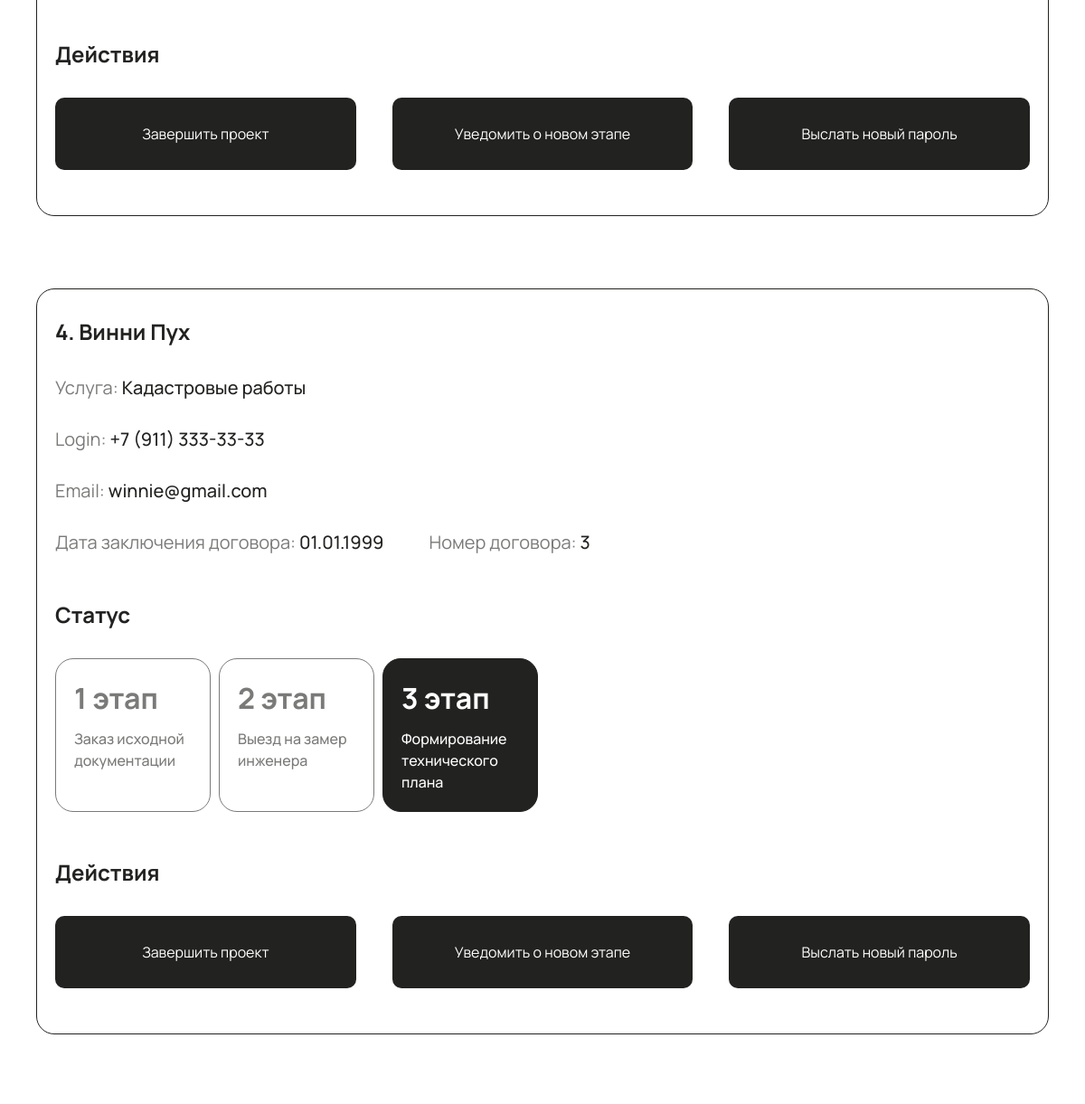
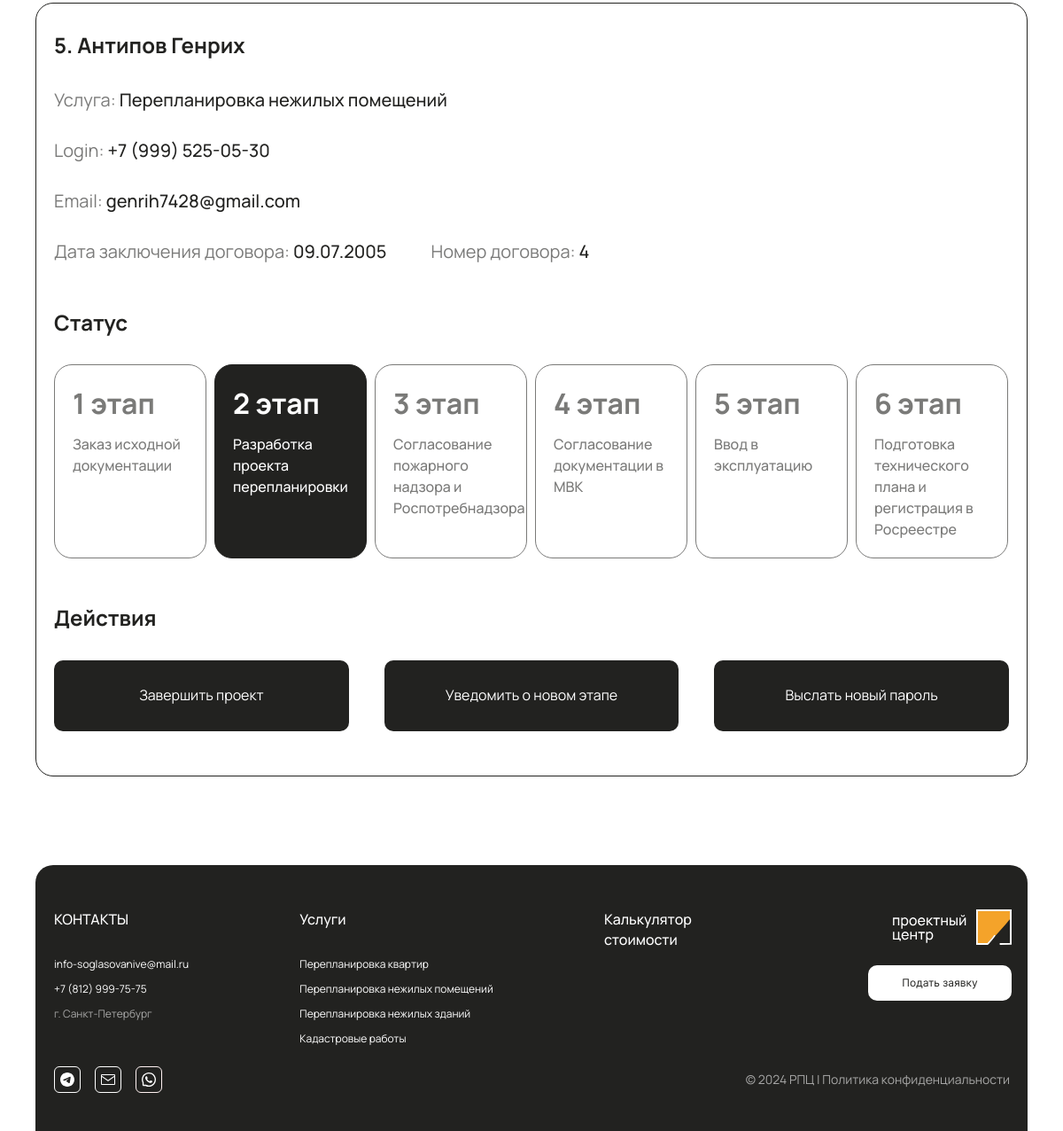
Page /manager/ (signed in, lower part) on the earlier database version (2 pictures, top to bottom).
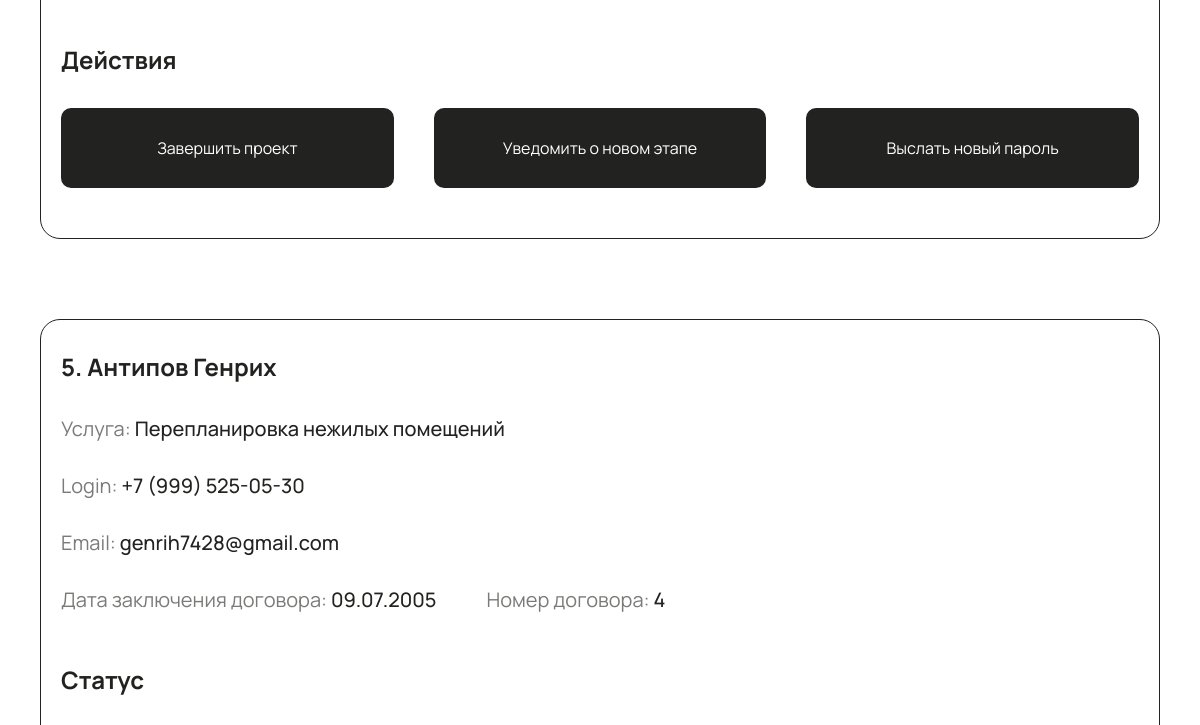
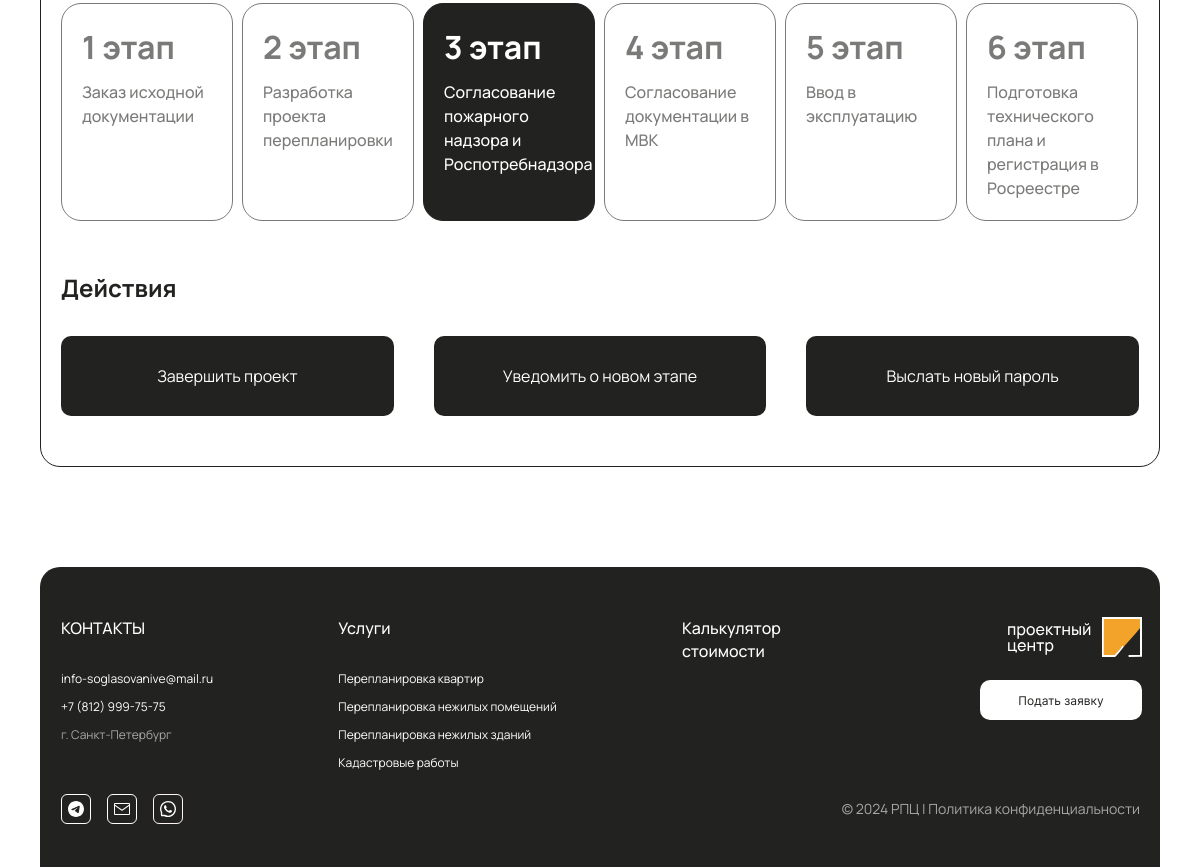
Same page on the later database version (2 pictures, top to bottom).
### user/models.py (models this page shows, shortened)
class CustomUser(AbstractBaseUser, PermissionsMixin):
    username = None  # Отключение поля username
    phone_number = models.CharField(max_length=15, unique=True)
    first_name = models.CharField(max_length=30)
    last_name = models.CharField(max_length=30)
    email = models.EmailField(unique=True, blank=True, null=True)
    is_active = models.BooleanField(default=True)
    is_staff = models.BooleanField(default=False)
    is_superuser = models.BooleanField(default=False)
    objects = CustomUserManager()
    USERNAME_FIELD = 'phone_number'
    REQUIRED_FIELDS = []

class Contract(models.Model):
    class ServiceTypeChoices(models.IntegerChoices):
        APARTMENT_REPLANNING = 1, 'Перепланировка квартиры'
        RESIDENTIAL_REPLANNING = 2, 'Перепланировка нежилых помещений'
        NON_RESIDENTIAL_REPLANNING = 3, 'Перепланировка нежилого здания'
        CADASTRAL_WORK = 4, 'Кадастровые работы'
    class StatusTypeChoices(models.IntegerChoices):
        PHASE1 = 1, '1 этап'
        PHASE2 = 2, '2 этап'
        PHASE3 = 3, '3 этап'
        PHASE4 = 4, '4 этап'
        PHASE5 = 5, '5 этап'
        PHASE6 = 6, '6 этап'
        Done = 0, 'Завершен'
    user = models.ForeignKey(CustomUser, related_name='contracts', on_delete=models.CASCADE)
    contract_number = models.CharField(max_length=20, unique=True)
    service_type = models.IntegerField(choices=ServiceTypeChoices.choices,)
    status = models.IntegerField(choices=StatusTypeChoices.choices, default=StatusTypeChoices.PHASE1)
    contract_date = models.DateField()
    completion_date = models.DateField(null=True, blank=True)
    address = models.CharField(max_length=255, blank=True, null=True)
    def max_phases(self):
        if self.service_type == self.ServiceTypeChoices.CADASTRAL_WORK:
            return self.StatusTypeChoices.PHASE3
        else:
            return self.StatusTypeChoices.PHASE6
    def is_done(self):
        return self.status == self.StatusTypeChoices.Done

### custom_auth/decorators.py (the view)
    def _wrapped_view_func(request, *args, **kwargs):
        if not request.user.is_staff:
            return HttpResponseForbidden("Вы не авторизованы для доступа к этой странице.")
        return view_func(request, *args, **kwargs)

### manager/templatetags/custom_filters.py (called while the page is built)
@register.filter
def format_phone(value):
    try:
        phone_number = ''.join(filter(str.isdigit, value))
        formatted_phone = f'+7 ({phone_number[1:4]}) {phone_number[4:7]}-{phone_number[7:9]}-{phone_number[9:]}'
        return formatted_phone
    except:
        return value

### user/context_processors.py (called while the page is built)
def user_contracts(request):
    if request.user.is_authenticated:
        return {
            'user_contract': request.user.contracts.last()
        }
    return {}

### templates/manager/dashboard.html (shortened to what the changed rows need)
{% extends 'layout.html' %}
{% load static %}
{% load custom_filters %}
{% block link %}
  <link rel="stylesheet" href="{% static 'css/dashboard.css' %}">
{% endblock %}
{% block content %}
  <div class="dashboard-container">
    <div id="active-container" class="active-container">
      {% if active_clients %}
            {% for client in active_clients %}
              <div class="client-container">
                <div class="client-info">
                  <h2> {{ client.id }}. {{ client.first_name }} {{ client.last_name }}</h2>
                  <p>Услуга: <span>
                    {% if client.service_type == 1 %}Перепланировка квартир
                    {% elif client.service_type == 2 %}Перепланировка нежилых помещений
                    {% elif client.service_type == 3 %}Перепланировка нежилых зданий
                    {% elif client.service_type == 4 %}Кадастровые работы
                    {% endif %}</span></p>
                  <p>Login: <span>{{ client.phone_number|format_phone }}</span></p>
                  <p>Email: <span>{{ client.email }}</span></p>
                  <div class="contract">
                    <p>Дата заключения договора: <span>{{ client.contract_date|date:"d.m.Y" }}</span></p>
                    <p>Номер договора: <span>{{ client.contract_id }}</span></p>
                  </div>
                </div>
                <div class="client-stages-container">
                  <h2>Cтатус</h2>
                  <div class="stage-elements" id="stage-elements" data-service-type="{{ client.service_type }}" data-status="{{ client.status }}">
                    {% if client.service_type == 1 %}
                      <div class="stage-element {% if client.status == 1 %}stage-element-current{% endif %}">
                        <h3>1 этап</h3>
                        <p>Заказ исходной документации</p>
                      </div>
                      <div class="stage-element {% if client.status == 2 %}stage-element-current{% endif %}">
                        <h3>2 этап</h3>
                        <p>Разработка проекта перепланировки</p>
                      </div>
                      <div class="stage-element {% if client.status == 3 %}stage-element-current{% endif %}">
                        <h3>3 этап</h3>
                        <p>Согласование пожарного надзора</p>
                      </div>
                      <div class="stage-element {% if client.status == 4 %}stage-element-current{% endif %}">
                        <h3>4 этап</h3>
                        <p>Согласование документации в МВК</p>
                      </div>
                      <div class="stage-element {% if client.status == 5 %}stage-element-current{% endif %}">
                        <h3>5 этап</h3>
                        <p>Ввод квартиры в эксплуатацию</p>
                      </div>
                      <div class="stage-element {% if client.status == 6 %}stage-element-current{% endif %}">
                        <h3>6 этап</h3>
                        <p>Подготовка технического плана и регистрация в Росреестре</p>
                      </div>
                    {% elif client.service_type == 2 %}
                      <div class="stage-element {% if client.status == 1 %}stage-element-current{% endif %}">
                        <h3>1 этап</h3>
                        <p>Заказ исходной документации</p>
                      </div>
                      <div class="stage-element {% if client.status == 2 %}stage-element-current{% endif %}">
                        <h3>2 этап</h3>
                        <p>Разработка проекта перепланировки</p>
                      </div>
                      <div class="stage-element {% if client.status == 3 %}stage-element-current{% endif %}">
                        <h3>3 этап</h3>
                        <p>Согласование пожарного надзора и Роспотребнадзора</p>
                      </div>
                      <div class="stage-element {% if client.status == 4 %}stage-element-current{% endif %}">
                        <h3>4 этап</h3>
                        <p>Согласование документации в МВК</p>
                      </div>
                      <div class="stage-element {% if client.status == 5 %}stage-element-current{% endif %}">
                        <h3>5 этап</h3>
                        <p>Ввод в эксплуатацию</p>
                      </div>
                      <div class="stage-element {% if client.status == 6 %}stage-element-current{% endif %}">
                        <h3>6 этап</h3>
                        <p>Подготовка технического плана и регистрация в Росреестре</p>
                      </div>
                    {% elif client.service_type == 4 %}
                      <div class="stage-element {% if client.status == 1 %}stage-element-current{% endif %}">
                        <h3>1 этап</h3>
                        <p>Заказ исходной документации</p>
                      </div>
                      <div class="stage-element {% if client.status == 2 %}stage-element-current{% endif %}">
                        <h3>2 этап</h3>
                        <p>Выезд на замер инженера</p>
                      </div>
                      <div class="stage-element {% if client.status == 3 %}stage-element-current{% endif %}">
                        <h3>3 этап</h3>
                        <p>Формирование технического плана</p>
                      </div>
                    {% endif %}
                  </div>
                </div>
                <div class="client-btns-container">
                  <h2>Действия</h2>
                  <div class="client-btns">
                    <div class="client-finish-btn" data-client-id="{{ client.id }}">Завершить проект</div>
                    <div class="client-notifi-btn" data-client-id="{{ client.id }}">Уведомить о новом этапе</div>
                    <div class="client-new-pass-btn" data-client-id="{{ client.id }}">Выслать новый пароль</div>
                  </div>
                </div>
              </div>
            {% endfor %}
    {% else %}
        <p>No active clients.</p>
    {% endif %}
    </div>
  </div>
{% include 'includes/footer.html' %}
{% endblock %}

Differences in the rows shown:
no longer on this page (row unchanged): CustomUser: first_name "Винни", last_name "Пух", phone_number "+7 (911) 333-33-33", email "winnie@gmail.com"
no longer on this page (row edited): Contract: contract_date "01.01.1999"
Other differences:
list line gone: "4 . Услуга: Кадастровые работы Login: Email: Дата заключения договора: Номер договора: 3 Cтатус 1 этап Заказ исходной документации 2 этап Выезд на замер инженера 3 этап Формирование технического плана Действия Завершить проект Уведомить о новом этапе Выслать новый пароль"
